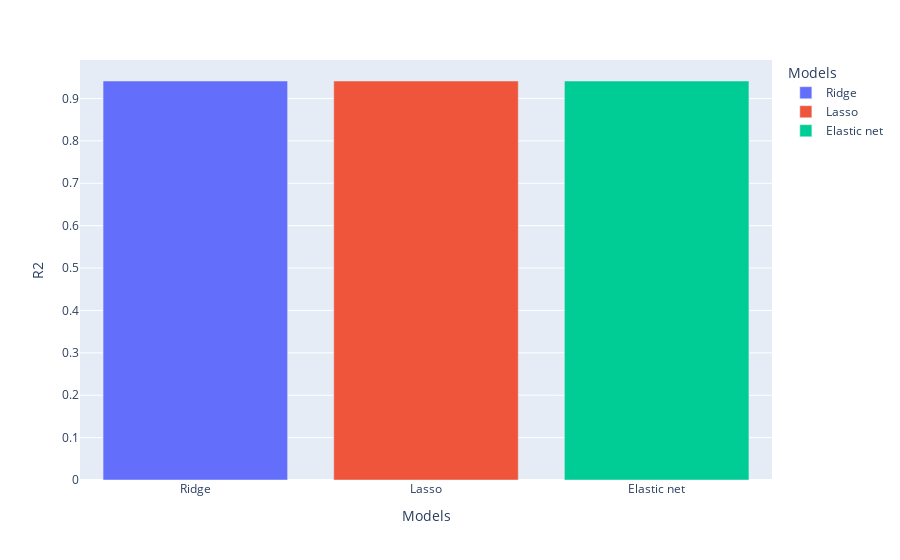

Here is the notebook cell this chart was saved with:
### Code cell
r_squared_per_model_whole_dataset =  {'Models': models_names[0:len(models_names)-1], 'R2': models_r_squared[0:len(models_mse)-1]}
r_squared_per_model_whole_dataset = pd.DataFrame(r_squared_per_model_whole_dataset)
r_squared_per_model_whole_dataset_plot = px.bar(r_squared_per_model_whole_dataset, x='Models', y='R2', color='Models')
r_squared_per_model_whole_dataset_plot.show()

### Figure 1 — Plotly figure (JSON) as saved in the notebook; plotly's stock layout.template omitted (floating-point values rounded to 4 significant figures)
{"data": [{"alignmentgroup": "True", "hovertemplate": "Models=%{x}<br>R2=%{y}<extra></extra>", "legendgroup": "Ridge", "marker": {"color": "#636efa", "pattern": {"shape": ""}}, "name": "Ridge", "offsetgroup": "Ridge", "orientation": "v", "showlegend": true, "textposition": "auto", "type": "bar", "x": ["Ridge"], "xaxis": "x", "y": [0.9412], "yaxis": "y"}, {"alignmentgroup": "True", "hovertemplate": "Models=%{x}<br>R2=%{y}<extra></extra>", "legendgroup": "Lasso", "marker": {"color": "#EF553B", "pattern": {"shape": ""}}, "name": "Lasso", "offsetgroup": "Lasso", "orientation": "v", "showlegend": true, "textposition": "auto", "type": "bar", "x": ["Lasso"], "xaxis": "x", "y": [0.9412], "yaxis": "y"}, {"alignmentgroup": "True", "hovertemplate": "Models=%{x}<br>R2=%{y}<extra></extra>", "legendgroup": "Elastic net", "marker": {"color": "#00cc96", "pattern": {"shape": ""}}, "name": "Elastic net", "offsetgroup": "Elastic net", "orientation": "v", "showlegend": true, "textposition": "auto", "type": "bar", "x": ["Elastic net"], "xaxis": "x", "y": [0.9412], "yaxis": "y"}], "layout": {"barmode": "relative", "legend": {"title": {"text": "Models"}, "tracegroupgap": 0}, "margin": {"t": 60}, "xaxis": {"anchor": "y", "categoryarray": ["Ridge", "Lasso", "Elastic net"], "categoryorder": "array", "domain": [0, 1], "title": {"text": "Models"}}, "yaxis": {"anchor": "x", "domain": [0, 1], "title": {"text": "R2"}}}}
